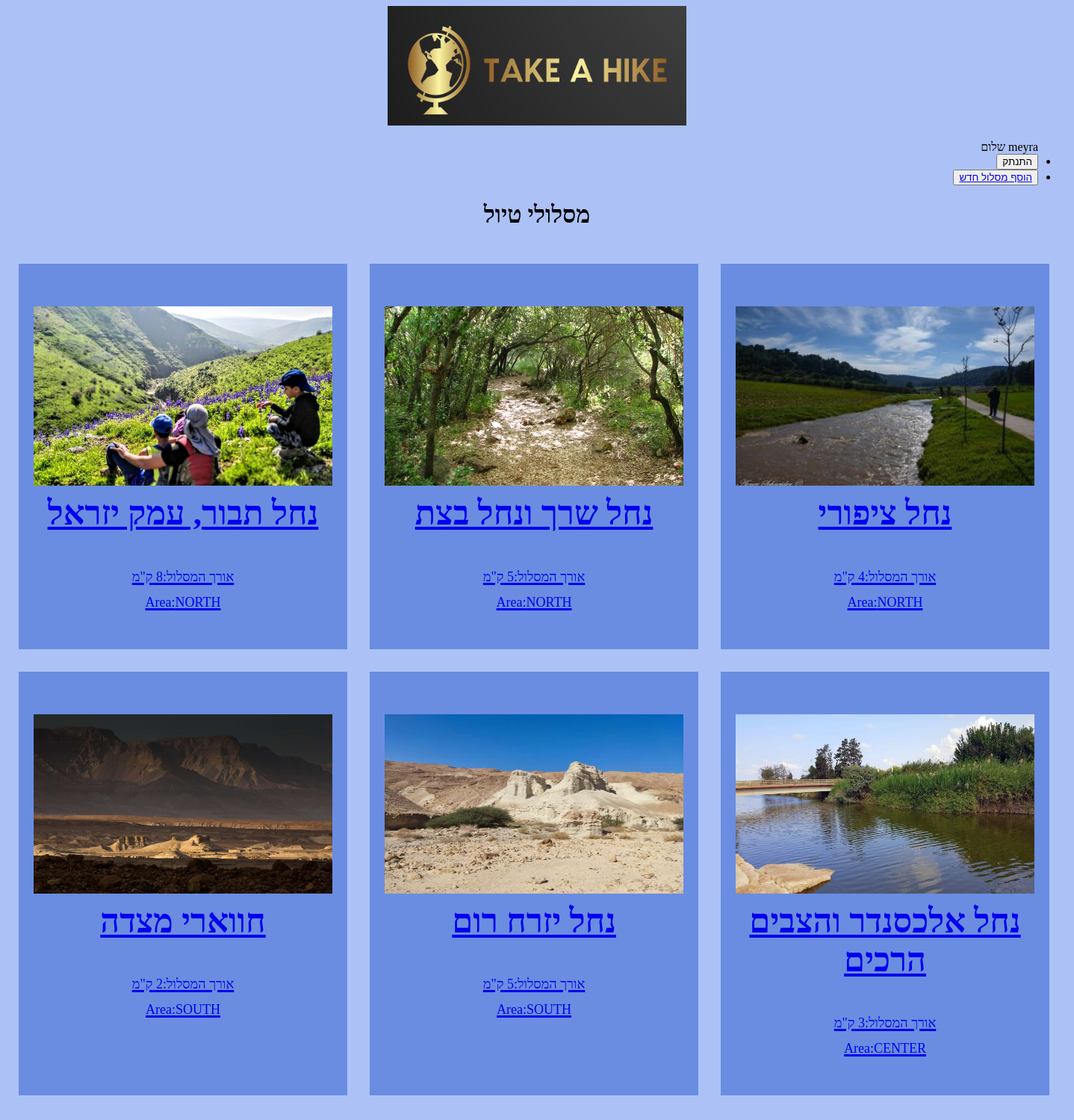
The page /articles/homepage (signed in) on the database its author committed.
### articles/models.py (models this page shows, shortened)
class Article(models.Model):
    area_ch = [
        ('SOUTH', 'South'),
        ('NORTH', 'North'),
        ('CENTER', 'Center'),
    ]
    title = models.CharField(max_length=100)
    slug = models.SlugField(unique=True)
    body = models.TextField()
    date = models.DateField(auto_now_add=True)
    thumb = models.ImageField(default='default.jpg', blank=True)
    author = models.ForeignKey(User, default=1, on_delete=models.CASCADE)
    area = models.TextField(max_length=10, choices=area_ch)
    howto = models.TextField(default='')
    len1 = models.IntegerField(default=1)

### articles/views.py (the view)
# urls.py: path("homepage", views.article_list, name='list'),
def article_list(request):
    articles = Article.objects.all().order_by('date')
    return render(request, "articles/article_list.html", {"articles": articles})

### templates/articles/article_list.html (shortened to what this page needs)
{% extends 'base_layout.html' %}
{% block content %}
<center>
    <h1>מסלולי טיול</h1>
    <div class="grid-container">
    {% for article in articles %}
        <div class="grid-item">
            <h2><a href="{% url 'articles:detail' slug=article.slug %}"><img src="{{article.thumb.url}}" height="240" width="400"><br> {{article.title}}</h2>
            <p><font size="4">אורך המסלול:{{article.len1}} ק"מ<br>
            Area:{{article.area}}</p>
        </div>
        {% endfor %}
    </div>
    </center>
{% endblock %}

### templates/base_layout.html (shortened to what this page needs)
{% load static %}
<!DOCTYPE html>
<html lang="en">
<center>
<head>
    <link rel="stylesheet" href="{% static 'styles.css' %}">
</head>
<body dir="rtl">
    <div class="wrapper">
        <a href="{% url 'home' %}"><img src="{%static 'logo.png'%}" width="400" height="160"></center></a>
        <nav>
            <ul>
                {% if user.is_authenticated %}
                {{user.username}} שלום
                <li>
                    <form class="logout-link" action="{% url 'accounts:logout' %}" method="post">
                        <button type="submit">התנתק</button>
                    </form>
                </li>
                <li><button><a href="{% url 'articles:create' %}">הוסף מסלול חדש</a> </button></li>
                {% else %}
                <li><a href="{% url 'accounts:login' %}"><button>התחבר</button></a> </li>
                <li><a href="{% url 'accounts:signup' %}"><button>הירשם</button></a></li>
                {% endif %}
            </ul>
        </nav>
        {% block content %}
        {% endblock %}
</body>
</html>

### assets/styles.css (style rules this page uses)
body { background: #acc2f7; }

### templates/base_layout.html (style rules this page uses)
.grid-container { display: grid; grid-template-columns: auto auto auto; padding: 10px; }
.grid-item { background-color: #6A8DE1; border: 15px solid #acc2f7; padding: 20px; font-size: 30px; text-align: center; }

### rows shown on the page
Article: thumb (picture), title "נחל ציפורי", len1 "4", area "NORTH"
Article: thumb (picture), title "נחל שרך ונחל בצת", len1 "5", area "NORTH"
Article: thumb (picture), title "נחל תבור, עמק יזראל", len1 "8", area "NORTH"
Article: thumb (picture), title "נחל אלכסנדר והצבים הרכים", len1 "3", area "CENTER"
Article: thumb (picture), title "נחל יזרח רום", len1 "5", area "SOUTH"
Article: thumb (picture), title "חווארי מצדה", len1 "2", area "SOUTH"

### other values the page prints
{{ user.username }} "meyra"
